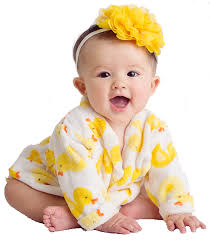
%> input picture i/imagesfolder/baby.jpg, 210 x 240 px
$ octave p2b.m   (GNU Octave 9; MATLAB toolbox functions it lacks are replaced by stand-ins)
%> lines starting %> are read from the running program, lines starting %| are printed output that depends on the picture
pkg load image;
clear all;
close all;

r = imread('imagesfolder/baby.jpg');
%> r is the input picture: size 240x210x3 uint8; mean R, G, B 233.6, 215.7, 193.7

r = im2double(r);
%> r: size 240x210x3 double

[m n] = size(r);
%> m = 240; n = 630

r1 = input("Enter R1: ");
%> the answer given: 3
r2 = input("Enter R2: ");
%> the answer given: 3
s1 = input("Enter S1: ");
%> the answer given: 3
s2 = input("Enter S2: ");
%> the answer given: 3

a = s1/r1;
b = (s2 - s1)/(r2 - r1);
c = (255 - s2)/(255 - r2);
for i=1:m
  for j=1:n
    if r(i,j) < r1
      s(i,j) = a * r(i,j);
     elseif r(i,j) < r2
      s(i,j) = b*(r(i,j) - r1) + s1;
     else
      s(i,j) = c*(r(i,j) - r2) + s2;
    endif
  endfor
endfor;
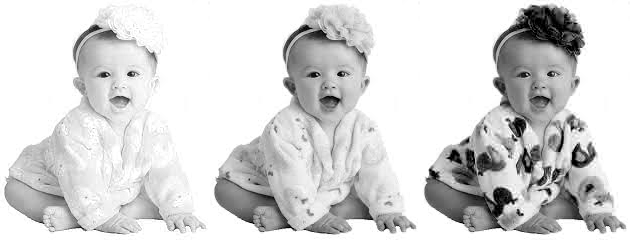
%> s: size 240x630 double; min 0, max 1, mean 0.84

figure(3);
subplot(1,2,1);
imshow(r);
title("Original Image");

subplot(1,2,2)
imhist(r);
title("Histogram Of Original Image");
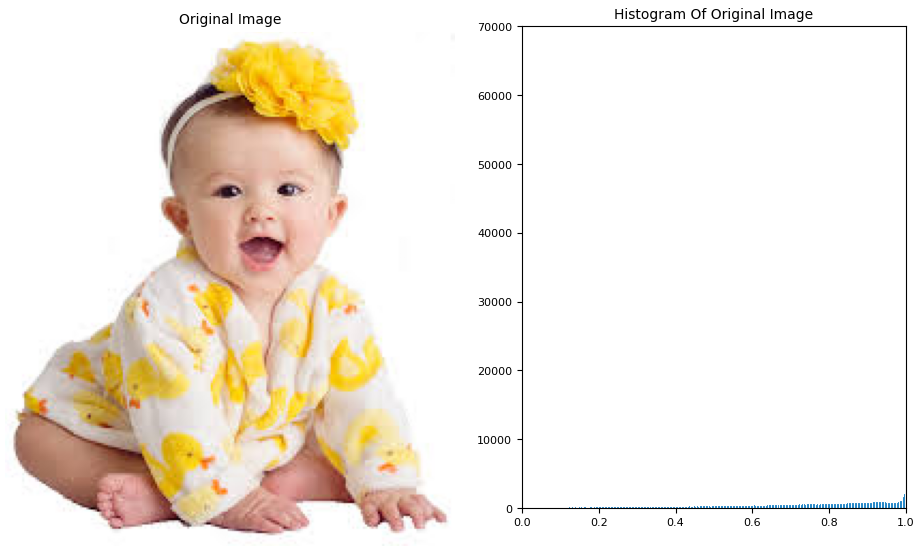
%> figure redrawn from the program's plot data, 2 panels
figure(4);
subplot(1,2,1);
imshow(s);
title("Contrast Stretched Image");
subplot(1,2,2);
imhist(s);
title("Histogram Of Contrast Stretched Image");
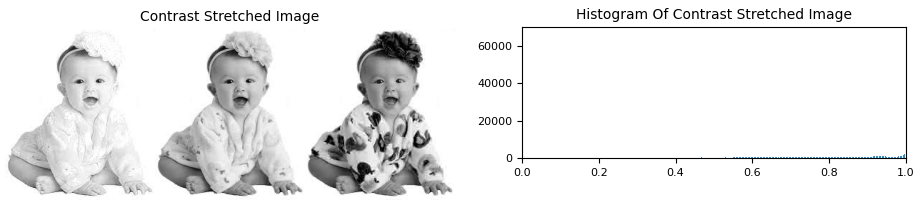
%> figure redrawn from the program's plot data, 2 panels

$ run again, with i/imagesfolder/pepper.jpg copied over i/imagesfolder/baby.jpg
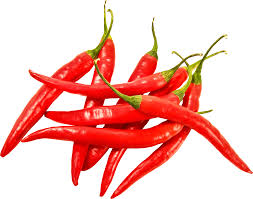
%> input picture i/imagesfolder/pepper.jpg, 253 x 199 px
%> r is the input picture: size 199x253x3 uint8; mean R, G, B 245, 187.8, 181.2
%> r: size 199x253x3 double
%> after the loop `for i=1:m`:
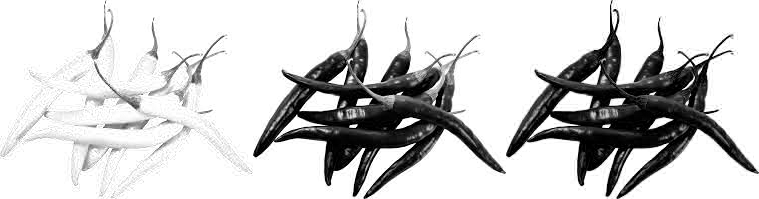
%> s: size 199x759 double; min 0, max 1, mean 0.803
%> `title("Histogram Of Contrast Stretched Image");`:
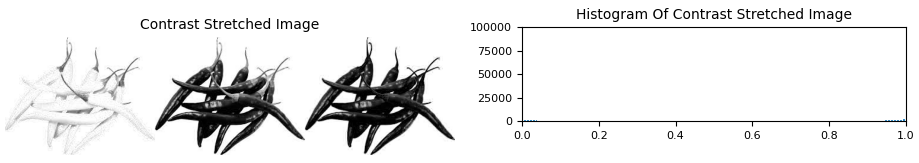
%> figure redrawn from the program's plot data, 2 panels
